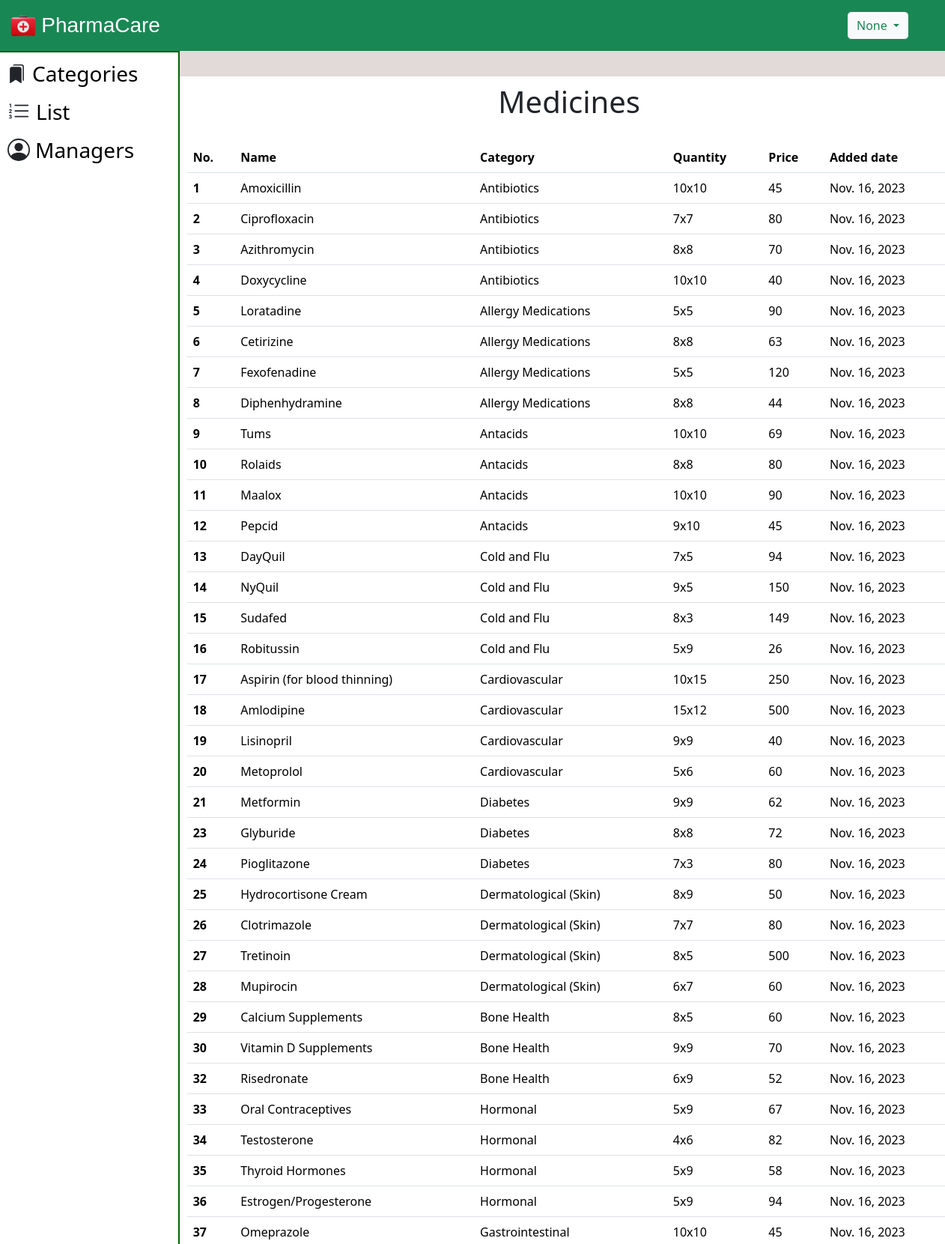
Page /medicinelist/ (upper part) on the committed database.
### Pharmacy/models.py (models this page shows)
class medicine(models.Model):
    name=models.CharField(max_length=50)
    category=models.CharField(max_length=50)
    Qty=models.CharField(max_length=50)
    price=models.BigIntegerField()
    added_date=models.DateField(auto_now_add=True)

### Pharmacy/views.py (the view)
# urls.py: path('medicinelist/', views.medicinelist, name='medicinelist'),
def medicinelist(request):
    name=request.session.get('name')
    medicines=medicine.objects.all()
    return render (request, 'medicinelist.html', {'name':name, 'medicines':medicines, 'user_role': request.session.get('user_role')})

### templates/medicinelist.html (shortened to what this page needs)
<!DOCTYPE html>
<html lang="en">
  <head>
    <link
      href="https://cdn.jsdelivr.net/npm/bootstrap@5.3.2/dist/css/bootstrap.min.css"
      rel="stylesheet"
    />
    {% load static %}
  </head>
  <body style="background-color: rgb(226, 217, 217);">
   <nav class="navbar navbar-expand-lg bg-success text-white fs-5">
    <div class="container-fluid">
        <div class="row">
            <div class="col">
              <img src="{% static 'logo.png' %}" width="38" height="39">
                <a class="navbar-brand" href="#" style="color: white; font-family: 'Gill Sans', 'Gill Sans MT', Calibri, 'Trebuchet MS', sans-serif; font-size: 28px; margin-left: 0;">PharmaCare</a>
            </div>
        </div>
    </div>
    <div class="dropdown mx-5">
      <button class="btn btn-outline-success bg-light dropdown-toggle" type="button" data-bs-toggle="dropdown"
          aria-expanded="false">
          {{name}}
      </button>
  </div>
  </nav>
    <div class="container">
      <div class="row" style="width: 20%; border: 2px solid darkgreen; height: 89.5vh; position:absolute; left:0px; background-color: white;">
        <ul>
            {% if user_role == 'manager' %}
              <li style="margin-bottom: 7px; margin-top: 7px;"><svg xmlns="http://www.w3.org/2000/svg"  width="25" height="25" fill="currentColor" class="bi bi-bookmarks-fill m-lg-2 " viewBox="0 0 16 16"><path d="M2 4a2 2 0 0 1 2-2h6a2 2 0 0 1 2 2v11.5a.5.5 0 0 1-.777.416L7 13.101l-4.223 2.815A.5.5 0 0 1 2 15.5V4z"/><path d="M4.268 1A2 2 0 0 1 6 0h6a2 2 0 0 1 2 2v11.5a.5.5 0 0 1-.777.416L13 13.768V2a1 1 0 0 0-1-1H4.268z"/></svg><a href="/managerhome" style="font-size: 28px; text-decoration: none; color:black; vertical-align: middle">Categories</a></li>
              <li style="margin-bottom: 7px;"><svg xmlns="http://www.w3.org/2000/svg" width="30" height="30" fill="currentColor" class="bi bi-list-ol m-lg-2 " viewBox="0 0 16 16"><path fill-rule="evenodd" d="M5 11.5a.5.5 0 0 1 .5-.5h9a.5.5 0 0 1 0 1h-9a.5.5 0 0 1-.5-.5zm0-4a.5.5 0 0 1 .5-.5h9a.5.5 0 0 1 0 1h-9a.5.5 0 0 1-.5-.5zm0-4a.5.5 0 0 1 .5-.5h9a.5.5 0 0 1 0 1h-9a.5.5 0 0 1-.5-.5z"/><path d="M1.713 11.865v-.474H2c.217 0 .363-.137.363-.317 0-.185-.158-.31-.361-.31-.223 0-.367.152-.373.31h-.59c.016-.467.373-.787.986-.787.588-.002.954.291.957.703a.595.595 0 0 1-.492.594v.033a.615.615 0 0 1 .569.631c.003.533-.502.8-1.051.8-.656 0-1-.37-1.008-.794h.582c.008.178.186.306.422.309.254 0 .424-.145.422-.35-.002-.195-.155-.348-.414-.348h-.3zm-.004-4.699h-.604v-.035c0-.408.295-.844.958-.844.583 0 .96.326.96.756 0 .389-.257.617-.476.848l-.537.572v.03h1.054V9H1.143v-.395l.957-.99c.138-.142.293-.304.293-.508 0-.18-.147-.32-.342-.32a.33.33 0 0 0-.342.338v.041zM2.564 5h-.635V2.924h-.031l-.598.42v-.567l.629-.443h.635V5z"/></svg><a href="/medicinelist" style="font-size: 28px; text-decoration: none; color:black; vertical-align:middle;">List</a></li>
              <li style="margin-bottom: 7px;"><svg xmlns="http://www.w3.org/2000/svg" width="25" height="25" fill="currentColor" class="bi bi-patch-plus-fill m-lg-2 " viewBox="0 0 16 16"><path d="M10.067.87a2.89 2.89 0 0 0-4.134 0l-.622.638-.89-.011a2.89 2.89 0 0 0-2.924 2.924l.01.89-.636.622a2.89 2.89 0 0 0 0 4.134l.637.622-.011.89a2.89 2.89 0 0 0 2.924 2.924l.89-.01.622.636a2.89 2.89 0 0 0 4.134 0l.622-.637.89.011a2.89 2.89 0 0 0 2.924-2.924l-.01-.89.636-.622a2.89 2.89 0 0 0 0-4.134l-.637-.622.011-.89a2.89 2.89 0 0 0-2.924-2.924l-.89.01-.622-.636zM8.5 6v1.5H10a.5.5 0 0 1 0 1H8.5V10a.5.5 0 0 1-1 0V8.5H6a.5.5 0 0 1 0-1h1.5V6a.5.5 0 0 1 1 0z"/>
              </svg><a href="/addmedicine" style="font-size: 28px; text-decoration: none; color:black; vertical-align:middle;">Add</a></li>
              <li style="margin-bottom: 7px;"><svg xmlns="http://www.w3.org/2000/svg" width="25" height="25" fill="currentColor" class="bi bi-pencil-square m-lg-2 " viewBox="0 0 16 16"><path d="M15.502 1.94a.5.5 0 0 1 0 .706L14.459 3.69l-2-2L13.502.646a.5.5 0 0 1 .707 0l1.293 1.293zm-1.75 2.456-2-2L4.939 9.21a.5.5 0 0 0-.121.196l-.805 2.414a.25.25 0 0 0 .316.316l2.414-.805a.5.5 0 0 0 .196-.12l6.813-6.814z"/><path fill-rule="evenodd" d="M1 13.5A1.5 1.5 0 0 0 2.5 15h11a1.5 1.5 0 0 0 1.5-1.5v-6a.5.5 0 0 0-1 0v6a.5.5 0 0 1-.5.5h-11a.5.5 0 0 1-.5-.5v-11a.5.5 0 0 1 .5-.5H9a.5.5 0 0 0 0-1H2.5A1.5 1.5 0 0 0 1 2.5v11z"/></svg><a href="/edit" style="font-size: 28px; text-decoration: none; color:black; vertical-align:middle;">Edit</a></li>
              <li style="margin-bottom: 7px;"><svg xmlns="http://www.w3.org/2000/svg" width="25" height="25" fill="currentColor" class="bi bi-x-octagon-fill m-lg-2 " viewBox="0 0 16 16"><path d="M11.46.146A.5.5 0 0 0 11.107 0H4.893a.5.5 0 0 0-.353.146L.146 4.54A.5.5 0 0 0 0 4.893v6.214a.5.5 0 0 0 .146.353l4.394 4.394a.5.5 0 0 0 .353.146h6.214a.5.5 0 0 0 .353-.146l4.394-4.394a.5.5 0 0 0 .146-.353V4.893a.5.5 0 0 0-.146-.353L11.46.146zm-6.106 4.5L8 7.293l2.646-2.647a.5.5 0 0 1 .708.708L8.707 8l2.647 2.646a.5.5 0 0 1-.708.708L8 8.707l-2.646 2.647a.5.5 0 0 1-.708-.708L7.293 8 4.646 5.354a.5.5 0 1 1 .708-.708z"/></svg><a href="/remove" style="font-size: 28px; text-decoration: none; color:black; vertical-align:middle;">Remove</a></li>
            {% else %}
              <li style="margin-bottom: 7px; margin-top: 7px;"><a href="/adminhome" style="font-size: 28px; text-decoration: none; color:black; vertical-align: middle">Categories</a></li>
              <li style="margin-bottom: 7px;"><a href="/medicinelist" style="font-size: 28px; text-decoration: none; color:black; vertical-align:middle;">List</a></li>
              <li style="margin-bottom: 7px; margin-top: 6px;"><a href="/allmanager" style="font-size: 28px; text-decoration: none; color:black; vertical-align: middle">Managers</a></li>
            {% endif %}
          </ul>
      </div>
    </div>
    <div class="container ">
        <div class="row ">
            <div class="col-md-11" style="background-color: white; height: 80vh; margin-top: 3%; margin-left: 15.5%; overflow-y: auto;">
              <h1 style="text-align: center; margin-top: 10px; margin-bottom: 30px;">Medicines</h1>
              <table class="table table-hover ">
                <thead>
                  <tr>
                    <th scope="col">No.</th>
                    <th scope="col">Name</th>
                    <th scope="col">Category</th>
                    <th scope="col">Quantity</th>
                    <th scope="col">Price</th>
                    <th scope="col">Added date</th>
                  </tr>
                </thead>
                <tbody>
                  {% for med in medicines %}
                  <tr>
                    <th scope="row">{{med.id}}</th>
                    <td>{{med.name}}</td>
                    <td>{{med.category}}</td>
                    <td>{{med.Qty}}</td>
                    <td>{{med.price}}</td>
                    <td>{{med.added_date}}</td>
                  </tr>
                  {% endfor %}
                </tbody>
              </table>
            </div>
        </div>
    </div>
</body>
</html>

### templates/medicinelist.html (style rules this page uses)
.navbar a.navbar-brand { display: inline-block; vertical-align: middle; }

### rows in the picture
medicine: id "1", name "Amoxicillin", category "Antibiotics", Qty "10x10", price "45", added_date "Nov. 16, 2023"
medicine: id "2", name "Ciprofloxacin", category "Antibiotics", Qty "7x7", price "80", added_date "Nov. 16, 2023"
medicine: id "3", name "Azithromycin", category "Antibiotics", Qty "8x8", price "70", added_date "Nov. 16, 2023"
medicine: id "4", name "Doxycycline", category "Antibiotics", Qty "10x10", price "40", added_date "Nov. 16, 2023"
medicine: id "5", name "Loratadine", category "Allergy Medications", Qty "5x5", price "90", added_date "Nov. 16, 2023"
medicine: id "6", name "Cetirizine", category "Allergy Medications", Qty "8x8", price "63", added_date "Nov. 16, 2023"
medicine: id "7", name "Fexofenadine", category "Allergy Medications", Qty "5x5", price "120", added_date "Nov. 16, 2023"
medicine: id "8", name "Diphenhydramine", category "Allergy Medications", Qty "8x8", price "44", added_date "Nov. 16, 2023"
medicine: id "9", name "Tums", category "Antacids", Qty "10x10", price "69", added_date "Nov. 16, 2023"
medicine: id "10", name "Rolaids", category "Antacids", Qty "8x8", price "80", added_date "Nov. 16, 2023"
medicine: id "11", name "Maalox", category "Antacids", Qty "10x10", price "90", added_date "Nov. 16, 2023"
medicine: id "12", name "Pepcid", category "Antacids", Qty "9x10", price "45", added_date "Nov. 16, 2023"
medicine: id "13", name "DayQuil", category "Cold and Flu", Qty "7x5", price "94", added_date "Nov. 16, 2023"
medicine: id "14", name "NyQuil", category "Cold and Flu", Qty "9x5", price "150", added_date "Nov. 16, 2023"
medicine: id "15", name "Sudafed", category "Cold and Flu", Qty "8x3", price "149", added_date "Nov. 16, 2023"
medicine: id "16", name "Robitussin", category "Cold and Flu", Qty "5x9", price "26", added_date "Nov. 16, 2023"
medicine: id "17", name "Aspirin (for blood thinning)", category "Cardiovascular", Qty "10x15", price "250", added_date "Nov. 16, 2023"
medicine: id "18", name "Amlodipine", category "Cardiovascular", Qty "15x12", price "500", added_date "Nov. 16, 2023"
medicine: id "19", name "Lisinopril", category "Cardiovascular", Qty "9x9", price "40", added_date "Nov. 16, 2023"
medicine: id "20", name "Metoprolol", category "Cardiovascular", Qty "5x6", price "60", added_date "Nov. 16, 2023"
medicine: id "21", name "Metformin", category "Diabetes", Qty "9x9", price "62", added_date "Nov. 16, 2023"
medicine: id "23", name "Glyburide", category "Diabetes", Qty "8x8", price "72", added_date "Nov. 16, 2023"
medicine: id "24", name "Pioglitazone", category "Diabetes", Qty "7x3", price "80", added_date "Nov. 16, 2023"
medicine: id "25", name "Hydrocortisone Cream", category "Dermatological (Skin)", Qty "8x9", price "50", added_date "Nov. 16, 2023"
medicine: id "26", name "Clotrimazole", category "Dermatological (Skin)", Qty "7x7", price "80", added_date "Nov. 16, 2023"
medicine: id "27", name "Tretinoin", category "Dermatological (Skin)", Qty "8x5", price "500", added_date "Nov. 16, 2023"
medicine: id "28", name "Mupirocin", category "Dermatological (Skin)", Qty "6x7", price "60", added_date "Nov. 16, 2023"
medicine: id "29", name "Calcium Supplements", category "Bone Health", Qty "8x5", price "60", added_date "Nov. 16, 2023"
medicine: id "30", name "Vitamin D Supplements", category "Bone Health", Qty "9x9", price "70", added_date "Nov. 16, 2023"
medicine: id "32", name "Risedronate", category "Bone Health", Qty "6x9", price "52", added_date "Nov. 16, 2023"
medicine: id "33", name "Oral Contraceptives", category "Hormonal", Qty "5x9", price "67", added_date "Nov. 16, 2023"
medicine: id "34", name "Testosterone", category "Hormonal", Qty "4x6", price "82", added_date "Nov. 16, 2023"
medicine: id "35", name "Thyroid Hormones", category "Hormonal", Qty "5x9", price "58", added_date "Nov. 16, 2023"
medicine: id "36", name "Estrogen/Progesterone", category "Hormonal", Qty "5x9", price "94", added_date "Nov. 16, 2023"
medicine: id "37", name "Omeprazole", category "Gastrointestinal", Qty "10x10", price "45", added_date "Nov. 16, 2023"

### other values in the picture
{{ name }} "None"
